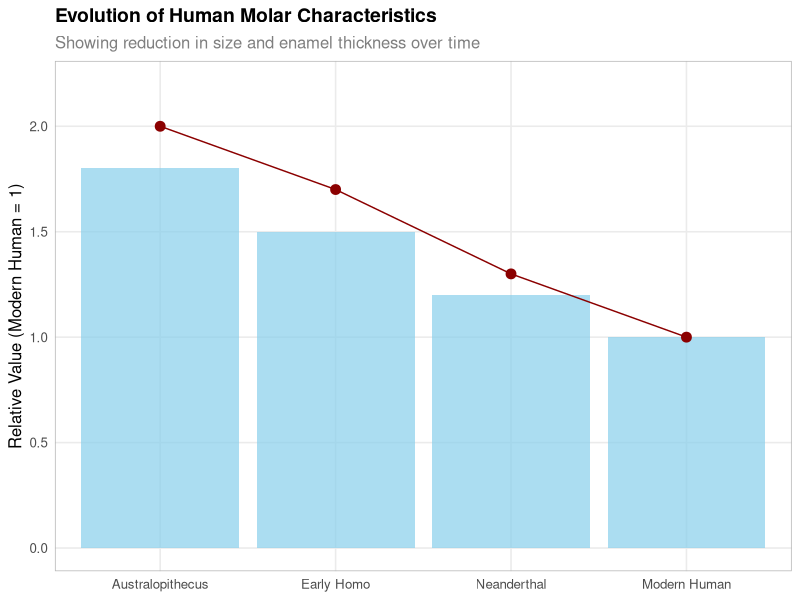
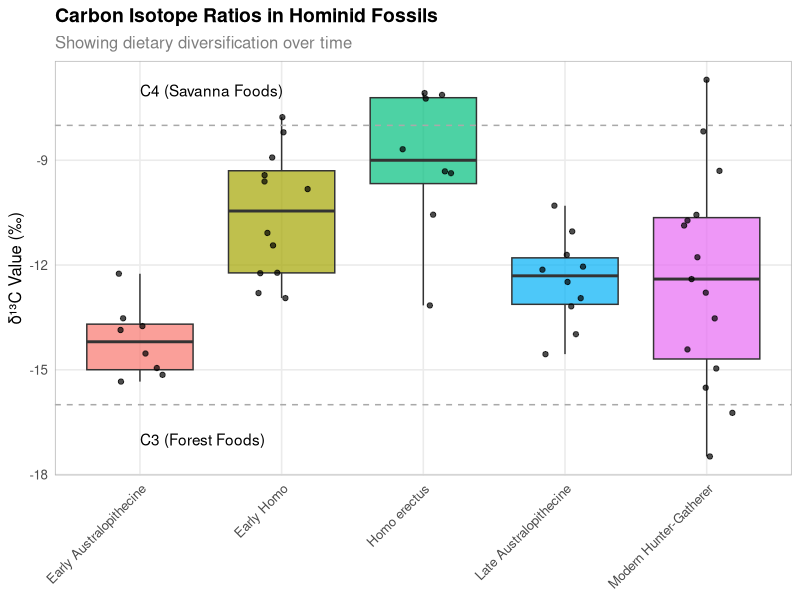
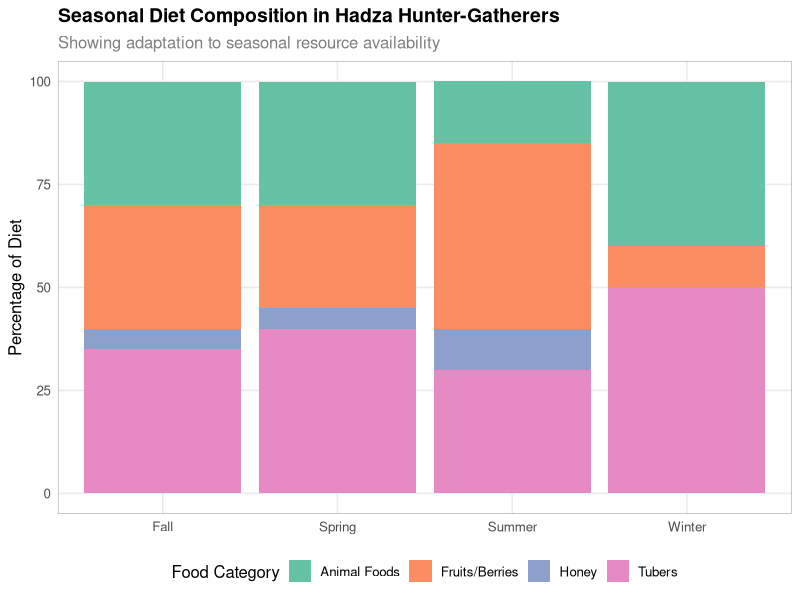
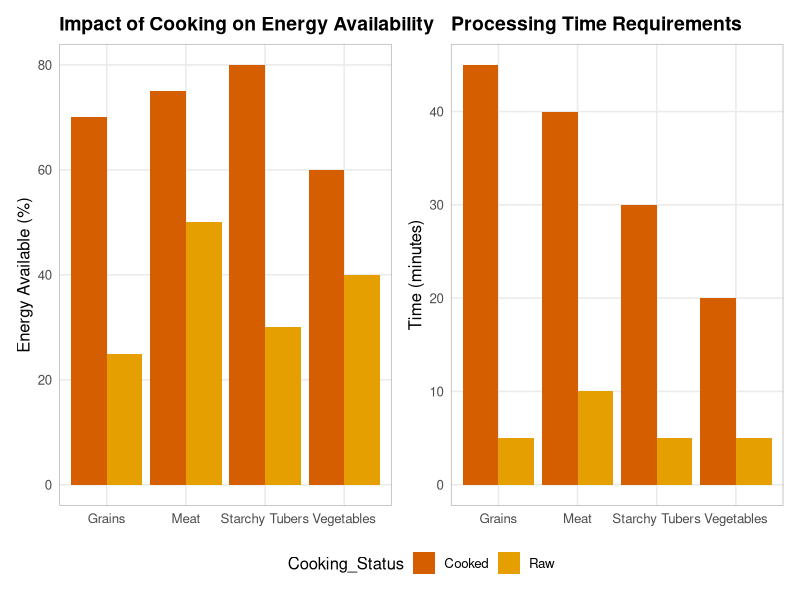
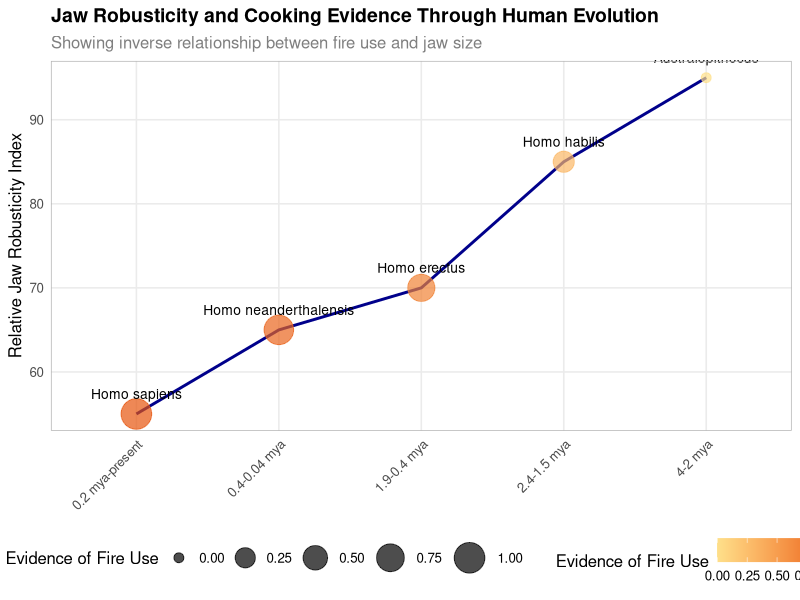

These charts were generated, in order, by the following R code:
## ---- chunk 1
# Load necessary packages for this chapter
library(tidyverse)
library(knitr)
library(ggpubr)
library(patchwork)
library(here)

# Set default options
knitr::opts_chunk$set(
  echo = FALSE,
  message = FALSE,
  warning = FALSE,
  fig.width = 7,
  fig.height = 5,
  dpi = 300,
  out.width = "100%"
)

# Set consistent theme for all visualizations
theme_set(theme_minimal(base_size = 12) +
  theme(
    panel.grid.minor = element_blank(),
    panel.border = element_rect(color = "grey70", fill = NA, size = 0.5),
    plot.title = element_text(face = "bold", size = 14),
    plot.subtitle = element_text(size = 12, color = "grey50")
  )
)
## ---- chunk 2
# Sample code to create evolutionary tooth comparison
# In actual use, you would import real data

# Create sample data for visualization
hominid_teeth <- tibble(
  Species = factor(c("Australopithecus", "Early Homo", "Neanderthal", "Modern Human"),
                  levels = c("Australopithecus", "Early Homo", "Neanderthal", "Modern Human")),
  Molar_Size = c(1.8, 1.5, 1.2, 1.0),  # Relative sizes
  Enamel_Thickness = c(2.0, 1.7, 1.3, 1.0),  # Relative thickness
  Complexity = c(2.0, 1.8, 1.3, 1.0)  # Relative complexity
)

# Create visualization
ggplot(hominid_teeth, aes(x = Species, y = Molar_Size)) +
  geom_bar(stat = "identity", fill = "skyblue", alpha = 0.7) +
  geom_point(aes(y = Enamel_Thickness), color = "darkred", size = 3) +
  geom_line(aes(y = Enamel_Thickness, group = 1), color = "darkred") +
  labs(
    title = "Evolution of Human Molar Characteristics",
    subtitle = "Showing reduction in size and enamel thickness over time",
    y = "Relative Value (Modern Human = 1)",
    x = NULL
  ) +
  scale_y_continuous(limits = c(0, 2.2))
## ---- chunk 3
# Sample visualization of isotope data
# In actual use, you would import real data

# Create sample isotope data
isotope_data <- tibble(
  Era = c(rep("Early Australopithecine", 8), 
          rep("Late Australopithecine", 10),
          rep("Early Homo", 12), 
          rep("Homo erectus", 8),
          rep("Modern Hunter-Gatherer", 15)),
  d13C = c(rnorm(8, -14, 1), 
           rnorm(10, -12, 1.5),
           rnorm(12, -11, 1.8), 
           rnorm(8, -10, 2),
           rnorm(15, -12, 3)),
  Diet_Type = case_when(
    d13C < -16 ~ "Pure C3 (Forest)",
    d13C > -8 ~ "Pure C4 (Savanna)",
    TRUE ~ "Mixed C3/C4"
  )
)

# Create visualization
ggplot(isotope_data, aes(x = Era, y = d13C, fill = Era)) +
  geom_boxplot(alpha = 0.7) +
  geom_jitter(width = 0.2, alpha = 0.7) +
  geom_hline(yintercept = c(-16, -8), linetype = "dashed", color = "darkgrey") +
  annotate("text", x = 1, y = -17, label = "C3 (Forest Foods)", hjust = 0) +
  annotate("text", x = 1, y = -7, label = "C4 (Savanna Foods)", hjust = 0) +
  labs(
    title = "Carbon Isotope Ratios in Hominid Fossils",
    subtitle = "Showing dietary diversification over time",
    y = "δ¹³C Value (‰)",
    x = NULL
  ) +
  theme(axis.text.x = element_text(angle = 45, hjust = 1),
        legend.position = "none")
## ---- chunk 4
# Sample data for hunter-gatherer seasonal diet composition
# In actual use, you would import real data

# Create sample seasonal data
seasons <- c("Spring", "Summer", "Fall", "Winter")
hadza_data <- tibble(
  Season = rep(seasons, each = 4),
  Food_Category = rep(c("Tubers", "Fruits/Berries", "Honey", "Animal Foods"), 4),
  Percentage = c(
    40, 25, 5, 30,  # Spring
    30, 45, 10, 15, # Summer
    35, 30, 5, 30,  # Fall
    50, 10, 0, 40   # Winter
  )
)

# Create visualization
ggplot(hadza_data, aes(x = Season, y = Percentage, fill = Food_Category)) +
  geom_bar(stat = "identity", position = "stack") +
  scale_fill_brewer(palette = "Set2") +
  labs(
    title = "Seasonal Diet Composition in Hadza Hunter-Gatherers",
    subtitle = "Showing adaptation to seasonal resource availability",
    y = "Percentage of Diet",
    x = NULL,
    fill = "Food Category"
  ) +
  theme(legend.position = "bottom")
## ---- chunk 5
# Sample data for cooking impact
# In actual use, you would import real data

cooking_impact <- tibble(
  Food_Type = rep(c("Starchy Tubers", "Meat", "Vegetables", "Grains"), each = 2),
  Cooking_Status = rep(c("Raw", "Cooked"), 4),
  Energy_Available = c(
    30, 80,  # Tubers raw vs cooked
    50, 75,  # Meat raw vs cooked
    40, 60,  # Vegetables raw vs cooked
    25, 70   # Grains raw vs cooked
  ),
  Prep_Time = c(
    5, 30,  # Tubers
    10, 40, # Meat
    5, 20,  # Vegetables
    5, 45   # Grains
  )
)

# Create visualization
cooking_plot <- ggplot(cooking_impact, aes(x = Food_Type, y = Energy_Available, 
                                fill = Cooking_Status, group = Cooking_Status)) +
  geom_bar(stat = "identity", position = "dodge") +
  scale_fill_manual(values = c("Raw" = "#E69F00", "Cooked" = "#D55E00")) +
  labs(
    title = "Impact of Cooking on Energy Availability",
    y = "Energy Available (%)",
    x = NULL
  )

time_plot <- ggplot(cooking_impact, aes(x = Food_Type, y = Prep_Time, 
                              fill = Cooking_Status, group = Cooking_Status)) +
  geom_bar(stat = "identity", position = "dodge") +
  scale_fill_manual(values = c("Raw" = "#E69F00", "Cooked" = "#D55E00")) +
  labs(
    title = "Processing Time Requirements",
    y = "Time (minutes)",
    x = NULL
  )

# Combine plots
cooking_plot + time_plot + plot_layout(guides = "collect") &
  theme(legend.position = "bottom")
## ---- chunk 6
# Sample data for jaw characteristics
# In actual use, you would import real data

jaw_data <- tibble(
  Species = c("Australopithecus", "Homo habilis", "Homo erectus", "Homo neanderthalensis", "Homo sapiens"),
  Era = c("4-2 mya", "2.4-1.5 mya", "1.9-0.4 mya", "0.4-0.04 mya", "0.2 mya-present"),
  Jaw_Size = c(95, 85, 70, 65, 55),
  Evidence_of_Fire = c("None", "Contested", "Some", "Abundant", "Universal"),
  Fire_Score = c(0, 0.3, 0.7, 0.9, 1.0)
)

# Create visualization
ggplot(jaw_data, aes(x = Era, y = Jaw_Size, group = 1)) +
  geom_line(size = 1, color = "darkblue") +
  geom_point(aes(size = Fire_Score, color = Fire_Score), alpha = 0.7) +
  scale_color_gradient(low = "#FEE08B", high = "#E6550D") +
  scale_size_continuous(range = c(3, 10)) +
  geom_text(aes(label = Species), vjust = -1.5, size = 3.5) +
  labs(
    title = "Jaw Robusticity and Cooking Evidence Through Human Evolution",
    subtitle = "Showing inverse relationship between fire use and jaw size",
    y = "Relative Jaw Robusticity Index",
    x = NULL,
    color = "Evidence of Fire Use",
    size = "Evidence of Fire Use"
  ) +
  theme(legend.position = "bottom",
        axis.text.x = element_text(angle = 45, hjust = 1))
## ---- chunk 7
# End of chapter code - could include data export or other processing
# not shown in the rendered document

# Example of saving a dataset for use in a later chapter
# save(hominid_teeth, file = here("data", "processed", "hominid_teeth.RData"))
